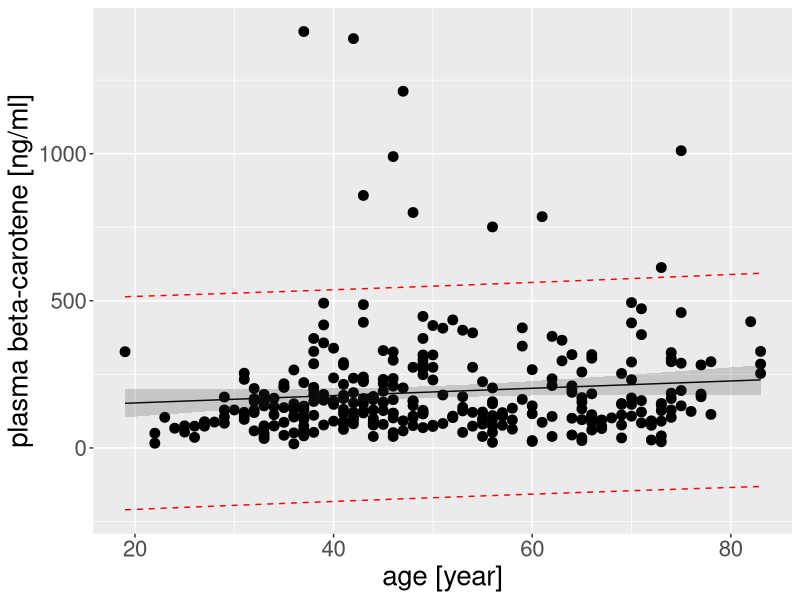
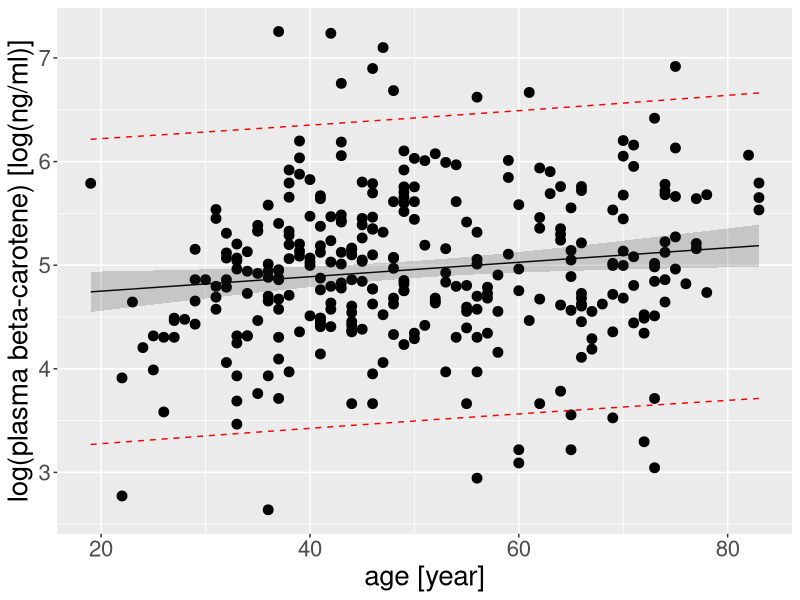
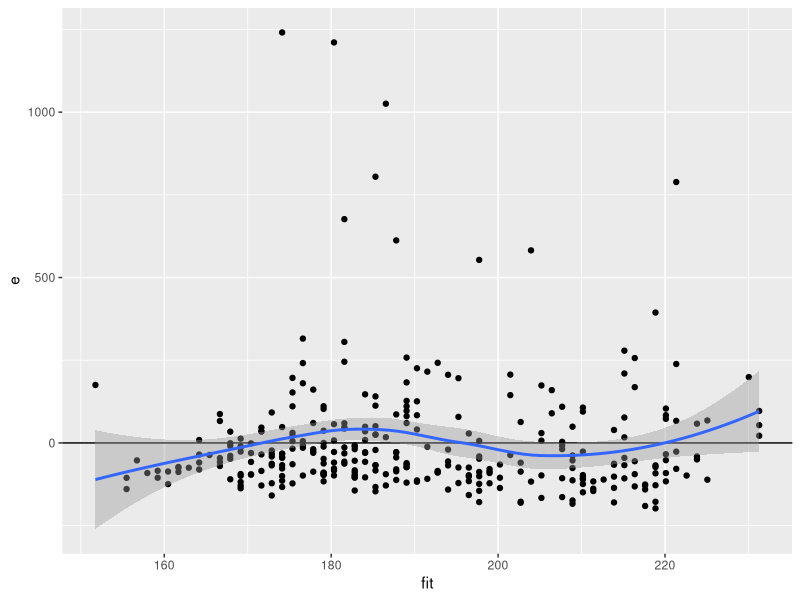
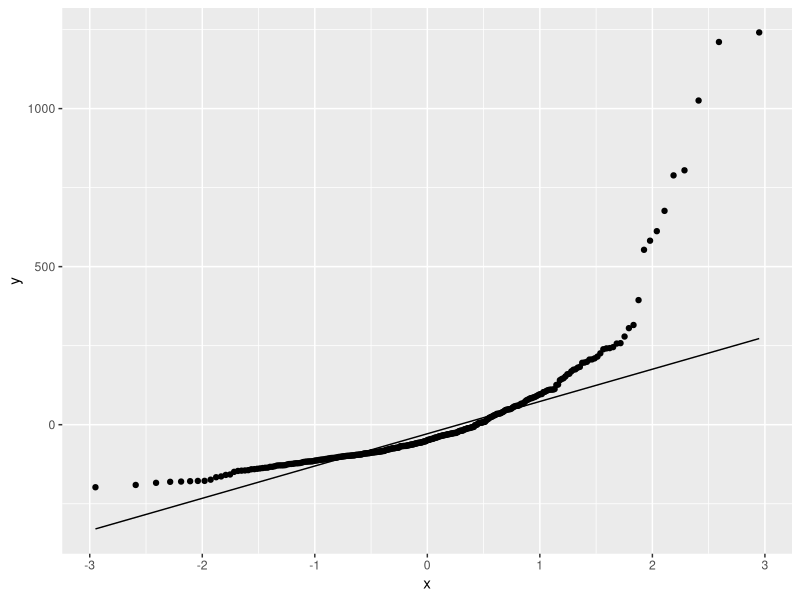
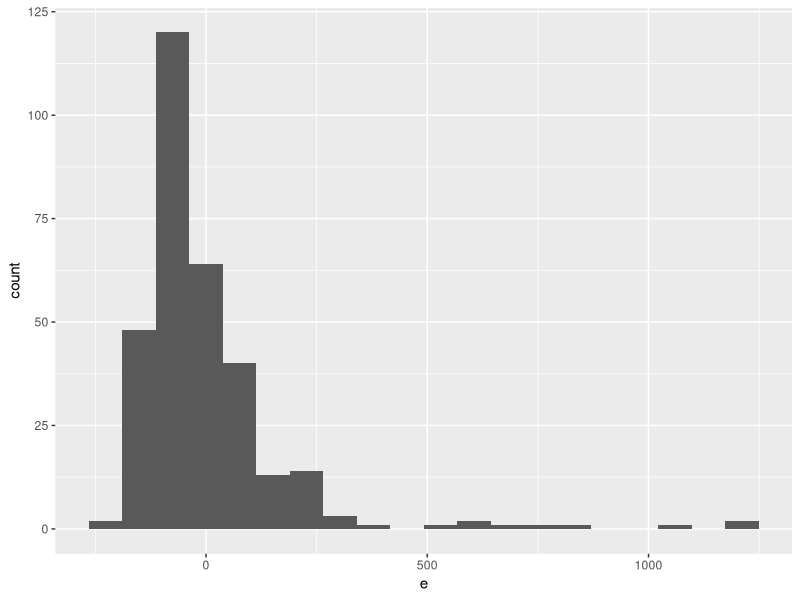
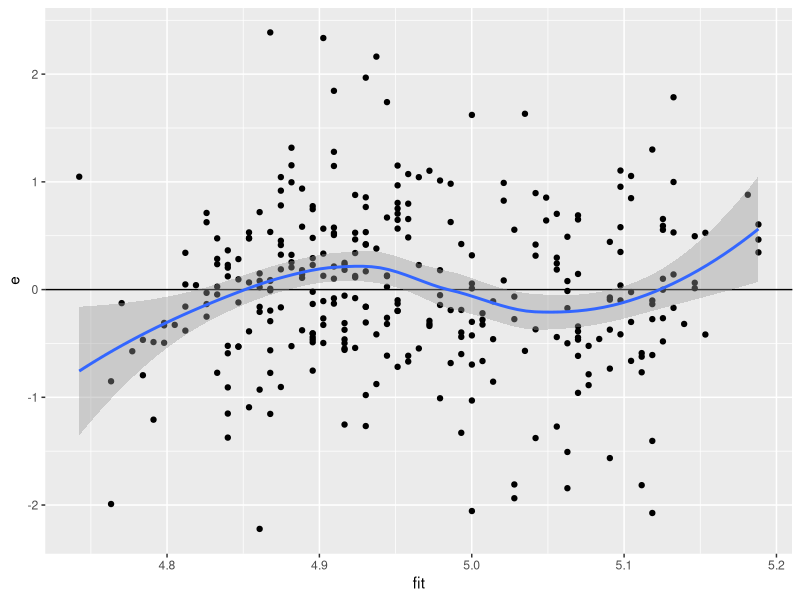
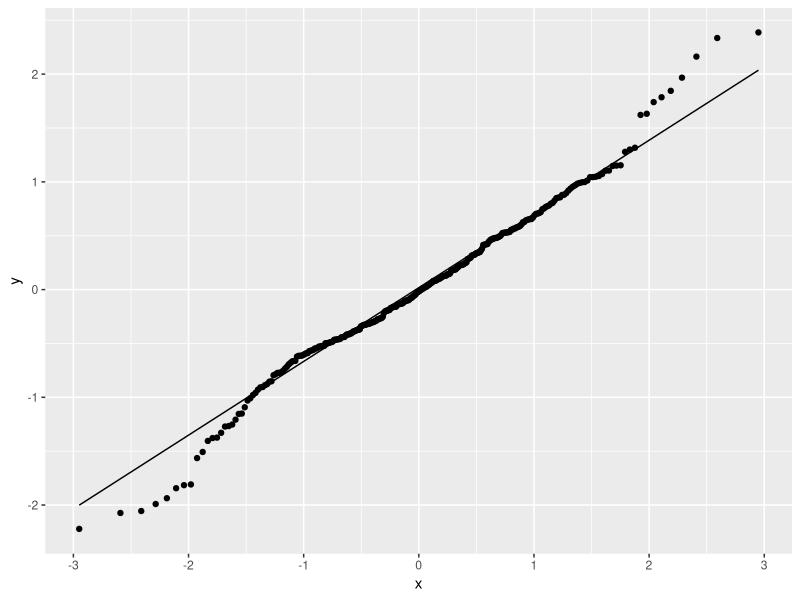
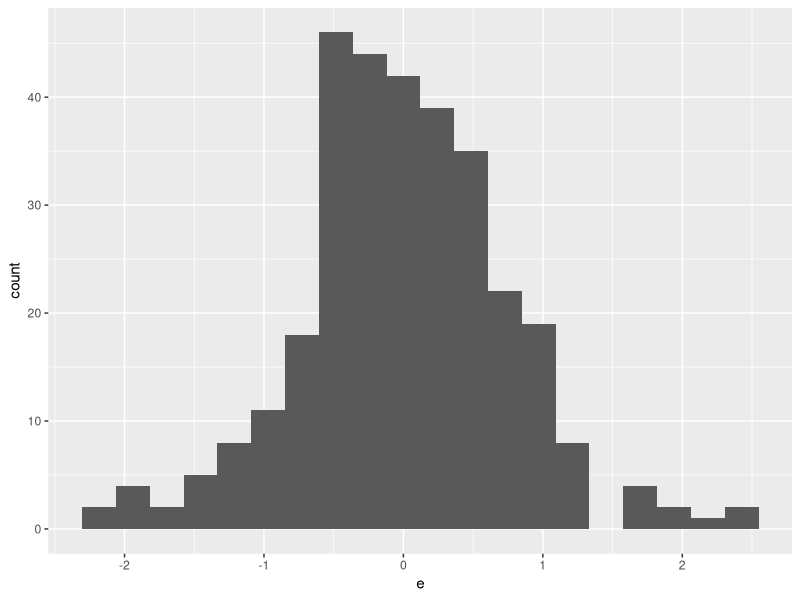

The R script that drew these images, in order:
#Project 1
library(ggplot2)
library(GGally)
library(ggpubr)

plasma <- read.delim("Data/plasma.txt")
head(plasma)
summary(plasma)
# At least one data point was 0, this needs to be taken 
PositivePlasma <- plasma[plasma$betaplasma > 0, ]
summary(PositivePlasma)

#Linear fit of betaplasma as function of age
plasma.LinearModel <- lm(betaplasma ~ age, data = PositivePlasma)
summary(plasma.LinearModel)
confint(plasma.LinearModel, level=0.95)

#Linear fit of log(betaplasma) as function of age
plasma.LogModel <- lm(log(betaplasma) ~ age, data = PositivePlasma)
summary(plasma.LogModel)
confint(plasma.LogModel, level=0.95)

#Create fit object for the two model
y0.lin<-cbind(PositivePlasma,
              fit=predict(plasma.LinearModel),
              conf=predict(plasma.LinearModel, interval="confidence"),
              pred=predict(plasma.LinearModel, interval="prediction"))

y0.log<-cbind(PositivePlasma,
              fit=predict(plasma.LogModel),
              conf=predict(plasma.LogModel, interval="confidence"),
              pred=predict(plasma.LogModel, interval="prediction"))

#Plots for both betaplasma varying as a function of age, and log(betaplasma) varying as a function of age:
(ggplot(data = y0.lin, aes(x = age, y = betaplasma)) +
  geom_point(size = 3) +   xlab("age [year]") +
  ylab("plasma beta-carotene [ng/ml]")+
  theme(text = element_text(size = 20))+
  geom_line(aes(y=fit))+
    geom_ribbon(aes(ymin = conf.lwr, ymax = conf.upr), alpha = 0.2)+
  geom_line(aes(y = pred.lwr), color = "red", linetype = 2)+
  geom_line(aes(y = pred.upr), color = "red", linetype = 2)
)

(ggplot(data = y0.log, aes(x = age, y = log(betaplasma)))+
  geom_point(size = 3)+
  xlab("age [year]") +
  ylab("log(plasma beta-carotene) [log(ng/ml)]")+
  theme(text = element_text(size = 20))+
  geom_line(aes(y=fit))+
  geom_ribbon(aes(ymin = conf.lwr, ymax = conf.upr), alpha = 0.2)+
  geom_line(aes(y = pred.lwr), color = "red", linetype = 2)+
  geom_line(aes(y = pred.upr), color = "red", linetype = 2)
)


#QQ & residual plots linear model
y0.lin$e <- plasma.LinearModel$residuals

ggplot(y0.lin, aes(x = fit, y = e))+
  geom_point()+
  geom_hline(yintercept = 0)+
  geom_smooth(method = "loess")

ggplot(y0.lin,aes(sample = e))+
  geom_qq()+ 
  geom_qq_line()

ggplot(y0.lin,aes(x = e))+ 
  geom_histogram(bins = 20)

#QQ & residual plots Log model
y0.log$e <- plasma.LogModel$residuals

ggplot(y0.log, aes(x = fit, y = e))+
  geom_point()+
  geom_hline(yintercept = 0)+
  geom_smooth(method = "loess")

ggplot(y0.log,aes(sample = e))+
  geom_qq()+ 
  geom_qq_line()

ggplot(y0.log,aes(x = e))+ 
  geom_histogram(bins = 20)


#Prediction intervals based on age
x0<-data.frame(age = 30)
confint0<-cbind(x0,round(predict(plasma.LogModel, newdata = x0, interval = "confidence"),digits = 12))
predint0<-cbind(x0,round(predict(plasma.LogModel, newdata = x0, interval = "prediction"),digits = 12))

x1<-data.frame(age = 70)
confint1<-cbind(x1,round(predict(plasma.LogModel, newdata = x1, interval = "confidence"),digits = 12))
predint1<-cbind(x1,round(predict(plasma.LogModel, newdata = x1, interval = "prediction"),digits = 12))

x2<-data.frame(age = 31)
confint2<-cbind(x2,round(predict(plasma.LogModel, newdata = x2, interval = "confidence"),digits = 12))
predint2<-cbind(x2,round(predict(plasma.LogModel, newdata = x2, interval = "prediction"),digits = 12))

x3<-data.frame(age = 71)
confint3<-cbind(x3,round(predict(plasma.LogModel, newdata = x3, interval = "confidence"),digits = 12))
predint3<-cbind(x3,round(predict(plasma.LogModel, newdata = x3, interval = "prediction"),digits = 12))

#Part 2, Frequency tables, need to turn categorigal variables into factors first
(
  PositivePlasma$sex <- factor(PositivePlasma$sex, 
                               levels = c(1, 2),
                               labels = c("Male", "Female"))
)
(
  PositivePlasma$smokstat <- factor(PositivePlasma$smokstat,
                           levels = c(1, 2, 3),
                           labels = c("Never", "Former", "Current"))
)
(
  PositivePlasma$bmicat <- factor(PositivePlasma$bmicat,
                         levels = c(1,2,3,4),
                         labels = c("Underweight", "Normal", "Overweight", "Obese"))
)

(frequency <- table(PositivePlasma$smokstat,PositivePlasma$bmicat,PositivePlasma$sex))
(smokefreq <- margin.table(frequency,1))
(bmifreq <- margin.table(frequency,2))
(sexfreq <- margin.table(frequency,3))

#2b) model where beta-carotine depends only on bmi. Show how releveling to Normal matters.

(
bmi.model<- lm(log(betaplasma)~bmicat, data=PositivePlasma)
)
summary(bmi.model)
(x0 <- data.frame(
  x = c(1,2,3,4),
  bmicat = rep(c("Underweight", "Normal", "Overweight", "Obese"),1)))
(y0 <- cbind(
  x0, 
  predict(bmi.model, x0, se.fit = TRUE),
  conf = predict(bmi.model, x0, interval = "confidence"),
  pred = predict(bmi.model, x0, interval = "prediction"))
)
y0$conf.fit <- y0$pred.fit <- NULL
y0$se.pred <- sqrt(y0$se.fit^2 + y0$residual.scale^2)
y0

(
  bmicat.lines <- ggplot(data=PositivePlasma, aes(x=bmicat, y=log(betaplasma)))+
    geom_point(aes(color=bmicat, shape=bmicat), size=3)+
    xlab("BMI Category") +
    ylab("Plasma \U03B2-carotene Levels [ng/ml]")+
    geom_segment(aes(x=x-.15, y=fit, xend=x+.15, yend=fit, color=bmicat), y0, size=1.25)+
    geom_segment(aes(x=x-.15, y=conf.lwr, xend=x+.15, yend=conf.lwr, color=bmicat), y0, linetype="dotdash", size=1.25)+
    geom_segment(aes(x=x-.15, y=conf.upr, xend=x+.15, yend=conf.upr, color=bmicat), y0, linetype="dotdash", size=1.25)+
    geom_segment(aes(x=x-.15, y=pred.lwr, xend=x+.15, yend=pred.lwr, color=bmicat), y0, linetype="dashed", size=1.25)+
    geom_segment(aes(x=x-.15, y=pred.upr, xend=x+.15, yend=pred.upr, color=bmicat), y0, linetype="dashed", size=1.25)
)

#releveling to "Normal" because it has most candidates
PositivePlasma$bmicat <- relevel(PositivePlasma$bmicat,"Normal")
(
  bmi.model_relevel <- lm(log(betaplasma)~bmicat, data=PositivePlasma)
)
summary(bmi.model_relevel)
(x1 <- data.frame(
  x = c(1,2,3,4),
  bmicat = rep(c("Underweight", "Normal", "Overweight", "Obese"),1)))
(y1 <- cbind(
  x1, 
  predict(bmi.model_relevel, x1, se.fit = TRUE),
  conf = predict(bmi.model_relevel, x1, interval = "confidence"),
  pred = predict(bmi.model_relevel, x1, interval = "prediction"))
)
y1$conf.fit <- y1$pred.fit <- NULL
y1$se.pred <- sqrt(y1$se.fit^2 + y1$residual.scale^2)
y1

(
  bmicat_relevel.lines <- ggplot(data=PositivePlasma, aes(x=bmicat, y=log(betaplasma)))+
    geom_point(aes(color=bmicat, shape=bmicat), size=3)+
    xlab("BMI Category") +
    ylab("Plasma \U03B2-carotene Levels [ng/ml]")+
    geom_segment(aes(x=x-.15, y=fit, xend=x+.15, yend=fit, color=bmicat), y1, size=1.25)+
    geom_segment(aes(x=x-.15, y=conf.lwr, xend=x+.15, yend=conf.lwr, color=bmicat), y1, linetype="dotdash", size=1.25)+
    geom_segment(aes(x=x-.15, y=conf.upr, xend=x+.15, yend=conf.upr, color=bmicat), y1, linetype="dotdash", size=1.25)+
    geom_segment(aes(x=x-.15, y=pred.lwr, xend=x+.15, yend=pred.lwr, color=bmicat), y1, linetype="dashed", size=1.25)+
    geom_segment(aes(x=x-.15, y=pred.upr, xend=x+.15, yend=pred.upr, color=bmicat), y1, linetype="dashed", size=1.25)
)


#Question 2C
PositivePlasma$sex<-relevel(PositivePlasma$sex, "Female")
PositivePlasma$smokstat<-relevel(PositivePlasma$smokstat, "Never")
Q2c.model<- lm(log(betaplasma)~age+bmicat+smokstat+sex, data=PositivePlasma)
BetaRG.lm <- cbind(summary(Q2c.model)$coefficients,ci =confint(Q2c.model))

#Q2c.1 & 4 get p-value=3.399e-05<.05 and thus, we reject the null hypothesis that the additional variables could be 0. For 4, We accept the null hypothesis that underweight is insignificant given all variables. 
summary(Q2c.model)
#Q2c.2 ANOVA for age, Our new model is better as the p-value is less than .05.
plasma.anova <- anova(plasma.LogModel, Q2c.model)
(Fvalue<-plasma.anova$F[2])
(Pvalue_RG<-plasma.anova$"Pr(>F)"[2])
#Q2c.3 We can reject or accept the value the variables bring by their p-value. bmicat and smokstat matter but sex and age dont.
anova(Q2c.model)

#Q2d:
Full.model<-cbind(PositivePlasma,
                        fit=predict(Q2c.model),
                        conf=predict(Q2c.model, interval="confidence"),
                        pred=predict(Q2c.model, interval="prediction"))
(
  ggplot(data = Full.model, aes(x = age, y = log(betaplasma), color = sex))+
    geom_point(size = 3)+
    xlab("age [year]") +
    ylab("log(plasma beta-carotene) [log(ng/ml)]")+
    theme(text = element_text(size = 20))+
    geom_line(aes(y=fit))+
    geom_ribbon(aes(ymin = conf.lwr, ymax = conf.upr), alpha = 0.2)+
    geom_line(aes(y = pred.lwr), linetype = 2)+
    geom_line(aes(y = pred.upr), linetype = 2)+
    facet_grid(smokstat ~ relevel(bmicat, "Underweight"))
)

# The average age for males is 62:
MaleAverageAge <- round(mean(PositivePlasma$age[PositivePlasma$sex=="Male"]))
#Prediction intervals based on age: not sure yet whether can be trusted. "Small" intervals but is this enough?
x2d<-data.frame(sex = "Male", age = MaleAverageAge, smokstat = "Former", bmicat = "Underweight")
(confint2d<-cbind(x2d,round(predict(Q2c.model, newdata = x2d, interval = "confidence"),digits = 12)))
(predint2d<-cbind(x2d,round(predict(Q2c.model, newdata = x2d, interval = "prediction"),digits = 12)))


#Q2e
Q2e.model<- lm(log(betaplasma)~age+quetelet+smokstat+sex, data=PositivePlasma)
BetaQuet.coef <- cbind(summary(Q2e.model)$coefficients,ci =confint(Q2e.model))
##Beta's and exponentiated betas: There is no significant change in the other variables' parameters
(BetaQuet.coef[, c(1, 5,6)])
(exp((BetaQuet.coef[, c(1, 5,6)])))
##Predictions for man and woman 30 yr old, former smokers, normal bmi of 20
F30B20Disc<-data.frame(sex = "Female", age = 30, smokstat = "Former", bmicat = "Normal")
(confint2eDF<-cbind(F30B20Disc,round(predict(Q2c.model, newdata = F30B20Disc, interval = "confidence"),digits = 12)))

M30B20Disc<-data.frame(sex = "Male", age = 30, smokstat = "Former", bmicat = "Normal")
(confint2eDM<-cbind(M30B20Disc,round(predict(Q2c.model, newdata = M30B20Disc, interval = "confidence"),digits = 12)))

F30B20Cont<-data.frame(sex = "Female", age = 30, smokstat = "Former", quetelet = 20)
(confint2eCF<-cbind(F30B20Cont,round(predict(Q2e.model, newdata = F30B20Cont, interval = "confidence"),digits = 12)))

M30B20Cont<-data.frame(sex = "Male", age = 30, smokstat = "Former", quetelet = 20)
(confint2eCM<-cbind(M30B20Cont,round(predict(Q2e.model, newdata = M30B20Cont, interval = "confidence"),digits = 12)))
##Obese (32) Same people
F30B32Disc<-data.frame(sex = "Female", age = 30, smokstat = "Former", bmicat = "Obese")
(confint2eDFO<-cbind(F30B32Disc,round(predict(Q2c.model, newdata = F30B32Disc, interval = "confidence"),digits = 12)))

M30B32Disc<-data.frame(sex = "Male", age = 30, smokstat = "Former", bmicat = "Obese")
(confint2eDMO<-cbind(M30B32Disc,round(predict(Q2c.model, newdata = M30B32Disc, interval = "confidence"),digits = 12)))

F30B32Cont<-data.frame(sex = "Female", age = 30, smokstat = "Former", quetelet = 32)
(confint2eCFO<-cbind(F30B32Cont,round(predict(Q2e.model, newdata = F30B32Cont, interval = "confidence"),digits = 12)))

M30B32Cont<-data.frame(sex = "Male", age = 30, smokstat = "Former", quetelet = 32)
(confint2eCMO<-cbind(M30B32Cont,round(predict(Q2e.model, newdata = M30B32Cont, interval = "confidence"),digits = 12)))
#Relative difference of Obese and normal+confint
(exp(abs(confint2eDFO[5:7]-confint2eDF[5:7]))/exp(confint2eDF[5:7]))#Female BMI
(exp(abs(confint2eDM[5:7]-confint2eDMO[5:7]))/exp(confint2eDM[5:7]))#Male BMI
(exp(abs(confint2eCF[5:7]-confint2eCFO[5:7]))/exp(confint2eCF[5:7]))#Female Quetelet
(exp(abs(confint2eCM[5:7]-confint2eCMO[5:7]))/exp(confint2eCM[5:7]))#Male Quetelet
#Q2f
Q2f.model<- lm(log(betaplasma)~age+quetelet+bmicat+smokstat+sex, data=PositivePlasma)
(summary(Q2f.model))


#Part 3
#Question a:
sum.0<-summary(Q2c.model)
sum.1<-summary(Q2e.model)

#Larger is better
(collect.R2s <- data.frame(
  nr = seq(1, 2),
  model = c("BMIcat", "Quetelet"),
  R2 = c(sum.0$r.squared,
         sum.1$r.squared),
  R2.adj = c(sum.0$adj.r.squared,
             sum.1$adj.r.squared)))

#Smaller is better
(collect.AIC <- data.frame(
  nr = seq(1, 2),
  model = c("BMIcat", "Quetelet"),
  AIC(Q2c.model, Q2e.model),
  BIC(Q2c.model, Q2e.model)))

#Question b:
contx <- plasma[, c("age", "quetelet", "calories", "fat", "fiber",
                    "alcohol", "cholesterol", "betadiet")]
#(Fat, calories) & (Fat, Cholesterol) highly correlated. Potential issue with alcohol and other variables (flat)
ggpairs(contx)

(
  ggplot(data = PositivePlasma, aes(x = fat, y = calories))+
    geom_point(size = 3)+
    xlab("Fat Intake [g/day]") +
    ylab("Cholesterol Intake [mg/day]")+
    theme(text = element_text(size = 20))
)

(
  ggplot(data = PositivePlasma, aes(x = fat, y = cholesterol))+
    geom_point(size = 3)+
    xlab("Fat Intake [g/day]") +
    ylab("Caloric Intake [Cal/day]")+
    theme(text = element_text(size = 20))
)
(
PositivePlasma$vituse <- factor(PositivePlasma$vituse,
                                    levels = c(1, 2, 3),
                                    labels = c("Yes, fairly often", "Yes, not often", "No")))
#Use sex as well to show break down into male and female so that we can choose between Yes, often and No, since they have similar numbers
#We want to choose female max (I think)
(vitusefreq <- table(PositivePlasma$vituse, PositivePlasma$sex))
PositivePlasma$vituse <- relevel(PositivePlasma$vituse,"Yes, fairly often")

#Question c:
Q3c.model<- lm(betaplasma~vituse+calories+fat+fiber+alcohol+cholesterol+betadiet, data=PositivePlasma)
Q3c.pred <- cbind(
  PositivePlasma, 
  fit = predict(Q3c.model),
  r = rstudent(Q3c.model))
Q3c.pred$v <- influence(Q3c.model)$hat

HiV<-2*length(Q3c.model$coefficients)/nrow(PositivePlasma)
Alcoholic<-which(PositivePlasma$alcohol==max(PositivePlasma$alcohol))
#Number of non-drinkers
(length(which(PositivePlasma$alcohol==0)))

p1<-ggplot(Q3c.pred, aes(x = vituse, y = v)) +
  geom_point(size = 2)  +
  geom_point(data = Q3c.pred[abs(Q3c.pred$v) > HiV,], 
             color = "red", size = 3)+
  geom_point(data = Q3c.pred[Alcoholic, ], 
             color = "blue", shape = 24, size = 3) +
  geom_hline(yintercept = 1/nrow(PositivePlasma)) +
  geom_hline(yintercept = HiV, 
             color = "red") +
  theme(axis.title.y=element_blank())+
  labs(x = "Vitamin Usage") +
  theme(text = element_text(size = 18))

p2<-ggplot(Q3c.pred, aes(x = calories, y = v)) +
  geom_point(size = 2)  +
  geom_point(data = Q3c.pred[abs(Q3c.pred$v) > HiV,], 
             color = "red", size = 3)+
  geom_point(data = Q3c.pred[Alcoholic, ], 
             color = "blue", shape = 24, size = 3) +
  geom_hline(yintercept = 1/nrow(PositivePlasma)) +
  geom_hline(yintercept = HiV, 
             color = "red") +
  theme(axis.title.y=element_blank())+
  labs(x = "Caloric Intake [Cal/day]") +
  theme(text = element_text(size = 18))

p3<-ggplot(Q3c.pred, aes(x = fat, y = v)) +
  geom_point(size = 2)  +
  geom_point(data = Q3c.pred[abs(Q3c.pred$v) > HiV,], 
             color = "red", size = 3)+
  geom_point(data = Q3c.pred[Alcoholic, ], 
             color = "blue", shape = 24, size = 3) +
  geom_hline(yintercept = 1/nrow(PositivePlasma)) +
  geom_hline(yintercept = HiV, 
             color = "red") +
  theme(axis.title.y=element_blank())+
  labs(x = "Fat Intake [mg/day]") +
  theme(text = element_text(size = 18))

p4<-ggplot(Q3c.pred, aes(x = fiber, y = v)) +
  geom_point(size = 2)  +
  geom_point(data = Q3c.pred[abs(Q3c.pred$v) > HiV,], 
             color = "red", size = 3)+
  geom_point(data = Q3c.pred[Alcoholic, ], 
             color = "blue", shape = 24, size = 3) +
  geom_hline(yintercept = 1/nrow(PositivePlasma)) +
  geom_hline(yintercept = HiV, 
             color = "red") +
  theme(axis.title.y=element_blank())+
  labs(x = "Dietary Fiber Intake [g/day]") +
  theme(text = element_text(size = 18))

p5<-ggplot(Q3c.pred, aes(x = cholesterol, y = v)) +
  geom_point(size = 2)  +
  geom_point(data = Q3c.pred[abs(Q3c.pred$v) > HiV,], 
             color = "red", size = 3)+
  geom_point(data = Q3c.pred[Alcoholic, ], 
             color = "blue", shape = 24, size = 3) +
  geom_hline(yintercept = 1/nrow(PositivePlasma)) +
  geom_hline(yintercept = HiV, 
             color = "red") +
  theme(axis.title.y=element_blank())+
  labs(x = "Cholesterol Intake [mg/day]") +
  theme(text = element_text(size = 18))

p6<-ggplot(Q3c.pred, aes(x = alcohol, y = v)) +
  geom_point(size = 2)  +
  geom_point(data = Q3c.pred[abs(Q3c.pred$v) > HiV,], 
             color = "red", size = 3)+
  geom_point(data = Q3c.pred[Alcoholic, ], 
             color = "blue", shape = 24, size = 3) +
  geom_hline(yintercept = 1/nrow(PositivePlasma)) +
  geom_hline(yintercept = HiV, 
             color = "red") +
  theme(axis.title.y=element_blank())+
  labs(x = "Alcohol Intake [drinks/week]") +
  theme(text = element_text(size = 18))

p7<-ggplot(Q3c.pred, aes(x = betadiet, y = v)) +
  geom_point(size = 2)  +
  geom_point(data = Q3c.pred[abs(Q3c.pred$v) > HiV,], 
             color = "red", size = 3)+
  geom_point(data = Q3c.pred[Alcoholic, ], 
             color = "blue", shape = 24, size = 3) +
  geom_hline(yintercept = 1/nrow(PositivePlasma)) +
  geom_hline(yintercept = HiV, 
             color = "red") +
  theme(axis.title.y=element_blank())+
  labs(x = "Dietary beta-carotene Intake [\U03BCg/day]") +
  theme(text = element_text(size = 18))


Plots<-ggarrange(p1, p2, p3, p4, p5, p6, p7, labels="AUTO")
annotate_figure(Plots,
                top = text_grob("Leverage of the dietary variables", color = "black", face = "bold", size = 14),
                bottom = text_grob("y = 1/n (black) and 2(p+1)/n (red)", color = "black",
                                   hjust = 1, x = 1, face = "italic", size = 10),
                left = text_grob("Leverage", color = "black", rot = 90),
)
#Taking the log of alcohol consumption is a bad idea as we lose 110 non drinkers data. That said, we generally take 
#the log (or any transform) to normalize the distribution of the variable and stabilize its variance. We can see
#that the alcohol intake is indeed non-normally distributed, but its p-value is .222 and thus, rather irrelevant.
#Consequently, eliminating this individual from the dataset is likely a better recourse. (Rawlings)

#Question d: Clearly,from the plot we can see that the variance increases as beta-carotene levels increase. Why?
(
  ggplot(Q3c.pred, aes(x = fit, y = r)) +
    geom_point(size = 3) +
    geom_smooth(color = "red")+
    geom_point(data = Q3c.pred[Alcoholic, ], 
               color = "blue", shape = 24, size = 3)+
    geom_hline(yintercept = c(-2, 0, 2)) +
    geom_hline(yintercept = c(-3, 3), linetype = 2) +
    geom_point(data = Q3c.pred[abs(Q3c.pred$r) > 3,], color = "red", size = 4) +
    xlab("Predicted \U03B2-carotene plasma levels [ng/ml]") +
    ylab("Studentized residual") +
    labs(title = "Studentized residuals vs predicted \U03B2-carotene plasma levels") +
    theme(text = element_text(size = 18))
)
#These two aren't necessary but are nice to see distribution and fit a bit better. 
(
  ggplot(Q3c.pred,aes(sample = r))+
    geom_qq()+ 
    geom_qq_line()+
    labs(title="Q-Q plot of dietary model")+
    theme(text = element_text(size = 18))
)
(
  ggplot(Q3c.pred,aes(x = r))+
    labs(title="Distribution of residuals in the dietary model", x="Studentized residual")+
    theme(text = element_text(size = 18))+
    geom_histogram(bins = 30)
)

ExResid<-which(abs(Q3c.pred$r) > 3)
PositivePlasma[c(ExResid),]

